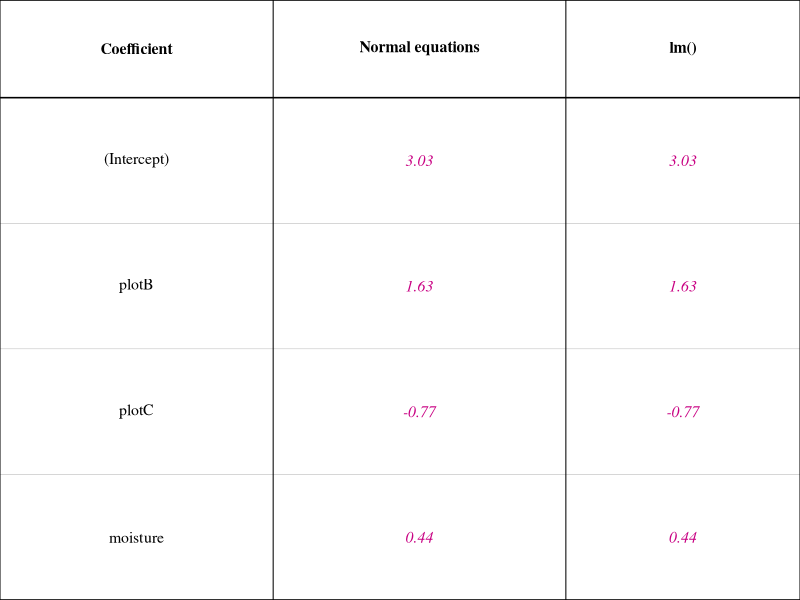

Here is the R script that generated this plot:
## ---- chunk 1
knitr::opts_chunk$set(echo = FALSE, warning = FALSE, message = FALSE,
                       fig.width = 6.5, fig.height = 0.3)

ans_col <- rgb(200, 0, 130, maxColorValue = 255)

# fill-in table drawn with base graphics; 'answer_cols' are drawn in magenta italic
blank_table <- function(headers, body, col_widths = NULL, answer_cols = integer(0),
                        header_height = 0.35, row_height = 0.5, cex = 0.95) {
  nc <- length(headers); nr <- length(body)
  if (is.null(col_widths)) col_widths <- rep(1, nc)
  col_widths <- col_widths / sum(col_widths)
  cx <- c(0, cumsum(col_widths))
  h_total <- header_height + nr * row_height
  par(mar = c(0, 0, 0, 0), family = "serif")
  plot(NA, xlim = c(0, 1), ylim = c(0, h_total), axes = FALSE, xlab = "", ylab = "",
       xaxs = "i", yaxs = "i")
  y <- h_total
  segments(0, y, 1, y, lwd = 1.5)
  y <- y - header_height
  segments(0, y, 1, y, lwd = 1.5)
  for (i in seq_len(nr)) {
    y <- y - row_height
    segments(0, y, 1, y, lwd = if (i == nr) 1.5 else 0.5,
             col = if (i == nr) "black" else "grey70")
  }
  for (v in cx) segments(v, 0, v, h_total, lwd = 1)
  for (j in seq_len(nc)) {
    text((cx[j] + cx[j + 1]) / 2, h_total - header_height / 2, headers[[j]], font = 2, cex = cex)
  }
  y <- h_total - header_height
  for (i in seq_len(nr)) {
    for (j in seq_len(nc)) {
      is_ans <- j %in% answer_cols
      text((cx[j] + cx[j + 1]) / 2, y - row_height / 2, body[[i]][[j]], cex = cex,
           col = if (is_ans) ans_col else "black", font = if (is_ans) 3 else 1)
    }
    y <- y - row_height
  }
}

nq <- function(lines, rows = 0, extra = 0) {
  if (!knitr::is_latex_output()) return("")
  knitr::asis_output(sprintf("\n\\needspace{%.2fin}\n", 0.23 * lines + 0.15 + 0.3 * rows + extra))
}

f2 <- function(v) formatC(round(v, 2) + 0, format = "f", digits = 2)
f1 <- function(v) formatC(round(v, 1) + 0, format = "f", digits = 1)

library(mvtnorm)
seedlings <- read.csv("../../data/PinyonSeedlings.csv")

# Part 1 (six seedlings)
six <- seedlings[c(1:3, 9:11), ]
X6 <- cbind(1, as.numeric(six$plot == "B"), six$moisture)
xb <- as.vector(X6 %*% c(2, 1.5, 0.5))
xtx <- t(X6) %*% X6
V2 <- matrix(c(1, 0.5, 0.5, 1), 2)
q_same <- as.numeric(t(c(1, 1)) %*% solve(V2) %*% c(1, 1))
q_opp <- as.numeric(t(c(1, -1)) %*% solve(V2) %*% c(1, -1))
C3 <- matrix(c(1, 0.9, -0.9, 0.9, 1, 0.9, -0.9, 0.9, 1), 3)
eig_c <- eigen(C3)$values
w3 <- c(1, -1, 1)
var_comb <- as.numeric(t(w3) %*% C3 %*% w3)

# Part 2 (all 24)
X <- model.matrix(~ plot + moisture, data = seedlings)
y <- seedlings$growth
beta_ne <- as.vector(solve(t(X) %*% X, t(X) %*% y))
fit_lm <- lm(growth ~ plot + moisture, data = seedlings)
r <- y - as.vector(X %*% beta_ne)
sigma_mle <- sqrt(mean(r^2))
ll_dnorm <- sum(dnorm(r, 0, sigma_mle, log = TRUE))
ll_mvn <- dmvnorm(r, rep(0, 24), sigma_mle^2 * diag(24), log = TRUE)
mvr_msg <- tryCatch({MASS::mvrnorm(1000, rep(0, 3), C3); "no error"},
                    error = function(e) conditionMessage(e))
## ---- chunk 2
knitr::kable(six[, c("plot", "seedling", "moisture")], row.names = FALSE,
             col.names = c("Plot", "Seedling", "Soil moisture (%)"), align = "ccc")
## ---- chunk 3
nm <- c("(Intercept)", "plotB", "plotC", "moisture")
blank_table(c("Coefficient", "Normal equations", "lm()"),
            lapply(1:4, function(k) c(nm[k], f2(beta_ne[k]), f2(coef(fit_lm)[k]))),
            col_widths = c(1.4, 1.5, 1.2), answer_cols = 2:3, row_height = 0.45)
